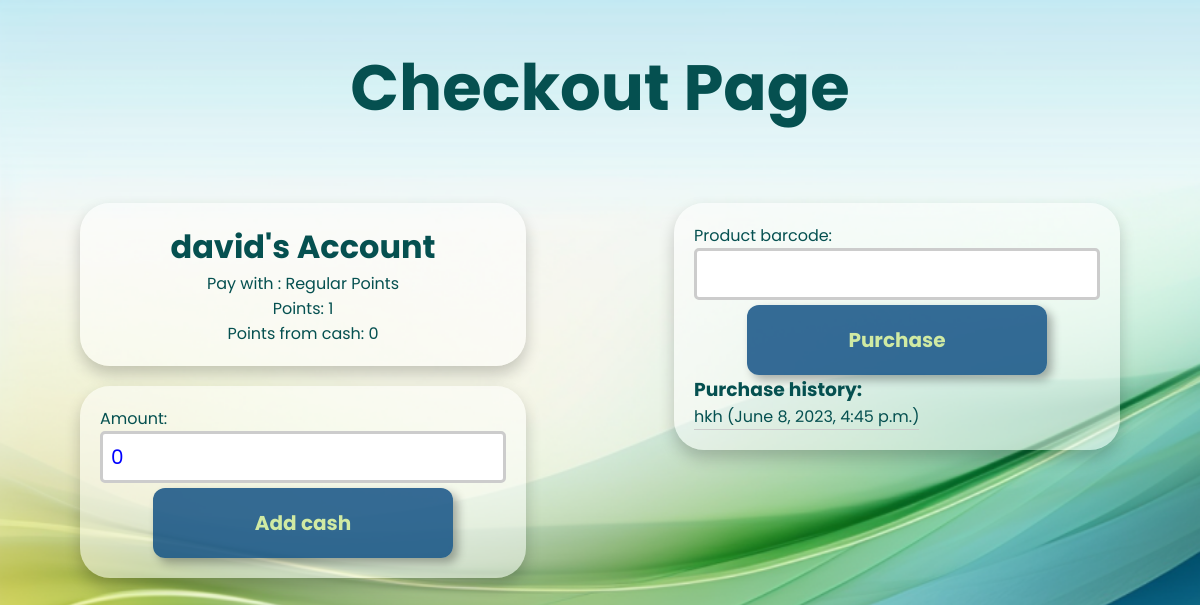
The app's page /kid/125/ with its own data.
### points/models.py (models this page shows, shortened)
class Kid(models.Model):
    name = models.CharField(max_length=200)
    points = models.IntegerField(default=0)
    points_from_cash = models.IntegerField(default=0)
    barcode = models.CharField(max_length=200, unique=True)
    group = models.CharField(max_length=200)  # שדה חדש
    points_history = models.IntegerField(default=0)

class Purchase(models.Model):
    product = models.ForeignKey(Product, on_delete=models.CASCADE)
    kid = models.ForeignKey(Kid, on_delete=models.CASCADE)
    date = models.DateTimeField(auto_now_add=True)

class Product(models.Model):
    barcode = models.CharField(max_length=100, unique=True)
    name = models.CharField(max_length=200)
    points_value = models.IntegerField()

### points/views.py (the view, shortened to what this page needs)
# urls.py: path('kid/<int:kid_id>/', views.kid_account, name='kid_account'),
def kid_account(request, kid_id):
    kid = get_object_or_404(Kid, pk=kid_id)
    points_type = request.session.get('point_type', 'points')  # default to regular points if not found in session
    purchases = Purchase.objects.filter(kid=kid).order_by('-date')  # get all purchases by the kid
    purchase_form = PurchaseForm(request.POST or None)
    add_cash_form = AddCashForm(request.POST or None)
    return render(request, 'points/kid_account.html', {'kid': kid, 'purchase_form': purchase_form, 'add_cash_form': add_cash_form, 'points_type': points_type, 'purchases': purchases})

### points/forms.py
class PurchaseForm(forms.Form):
    product_barcode = forms.CharField(max_length=200)

class AddCashForm(forms.Form):
    amount = forms.DecimalField(initial=0, required=True)

### points/templates/points/kid_account.html (shortened to what this page needs)
<!DOCTYPE html>
<html>
<head>
    {% load static %}
    <link rel="stylesheet" href="{% static 'points/kid account .css' %}" />
</head>
<body>
    <h1 class="welcome">Checkout Page</h1>
    <div class="main-container">
        <div class="left-side">
            <div class="container top-container">
                <h1>{{ kid.name }}'s Account</h1>
                {% if points_type == "points" %}
                <p> Pay with : Regular Points</p>
                {% elif points_type == "points_from_cash" %}
                <p>Pay with: Points from Cash</p>
                {% endif %}
                <p>Points: {{ kid.points }}</p>
                <p>Points from cash: {{ kid.points_from_cash }}</p>
            </div>
            <div class="container bottom-container">
                <form method="post">
                    <div class="form-group">
                        {{ add_cash_form.as_p }}
                    </div>
                    <button type="submit" name="submit-add-cash" class="button">Add cash</button>
                </form>
            </div>
        </div>
        <div class="right-side">
            <div class="container right-container">
                <form method="post">
                    <div class="form-group">
                        {{ purchase_form.as_p }}
                    </div>
                    <button type="submit" name="submit-purchase" class="button">Purchase</button>
                </form>
                <h3>Purchase history:</h3>
                <ul>
                    {% for purchase in purchases %}
                        <li>{{ purchase.product.name }} ({{ purchase.date }})</li>
                    {% endfor %}
                </ul>
            </div>
        </div>
    </div>
</body>
</html>

### points/static/points/kid account .css (style rules this page uses)
* { margin: 0; padding: 0; box-sizing: border-box; font-family: 'Poppins', sans-serif; color: rgb(5, 80, 80); }
body { background-image: url('/static/points/img/001.png'); background-repeat: no-repeat; background-size: cover; display: flex; justify-content: center; align-items: center; height: 100vh; margin: auto; }
.welcome { position: absolute; top: 0; width: 90%; text-align: center; font-size: 4em; margin-top: 40px; }
.main-container { width: 90%; display: flex; justify-content: space-between; }
.left-side, .right-side { display: flex; flex-direction: column; align-items: center; width: 45%; padding: 20px; }
.container { background-color: rgba(255, 255, 255, 0.5); border-radius: 30px; box-shadow: 0px 8px 16px 0px rgba(0,0,0,0.2); width: 100%; margin-bottom: 20px; padding: 20px; }
.top-container, .bottom-container { display: flex; flex-direction: column; align-items: center; }
button { background-color: #800080; background-color: rgba(6, 72, 127, 0.8); border: none; color: rgb(208, 234, 163); text-align: center; transition: 0.3s all; font-size: 20px; width: 300px; border-radius: 12px; padding: 20px; font-weight: bold; box-shadow: 5px 5px 10px rgba(0, 0, 0, 0.3); margin: auto; display: block; }
form input { width: 100%; color: blue; padding: 8px; margin-bottom: 5px; border-radius: 5px; border: 3px solid #ccc; font-size: 20px; }
ul { width: 300px; word-wrap: break-word; overflow: auto; }
li { border-bottom: 1px solid #ccc; }
ul li { display: inline-block; margin-bottom: auto; }
.right-container { max-height: 400px; overflow-y: auto; }

### records on screen
Kid: name "david", points "1", points_from_cash "0"
Purchase: product.name "hkh", date "June 8, 2023, 4:45 p.m."
